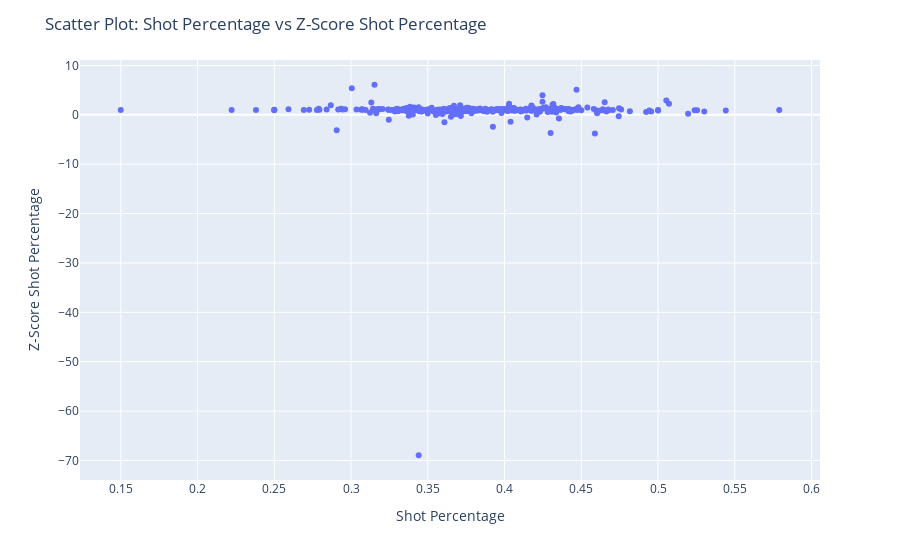

This figure's notebook cell:
### Code cell
import plotly.express as px

# Assuming your dataset is stored in a DataFrame called 'player_game_stats3PT'
shot_percentage = player_game_stats3PT['shot_percentage']
z_score_shot_percentage = player_game_stats3PT['z_score_shot_percentage']
player_names = player_game_stats3PT['player_name']
season_ids = player_game_stats3PT['level_1']

# Create a scatter plot using Plotly Express
fig = px.scatter(player_game_stats3PT, x=shot_percentage, y=z_score_shot_percentage,
                 hover_data={'player_name': True, 'level_1': True})

# Update the hover tooltip labels
fig.update_traces(text=[f"{name}, {season}" for name, season in zip(player_names, season_ids)])

# Customize axes labels and plot title
fig.update_layout(
    xaxis_title='Shot Percentage',
    yaxis_title='Z-Score Shot Percentage',
    title='Scatter Plot: Shot Percentage vs Z-Score Shot Percentage'
)

# Display the plot
fig.show()

### Figure 1 — Plotly figure (JSON) as saved in the notebook; plotly's stock layout.template omitted (floating-point values rounded to 4 significant figures; data arrays with more than 128 entries replaced by an {"elided": "..."} marker saying what was removed)
{"data": [{"customdata": {"elided": "373x2 mixed values"}, "hovertemplate": "shot_percentage=%{x}<br>z_score_shot_percentage=%{y}<br>player_name=%{customdata[0]}<br>level_1=%{customdata[1]}<extra></extra>", "legendgroup": "", "marker": {"color": "#636efa", "symbol": "circle"}, "mode": "markers", "name": "", "orientation": "v", "showlegend": false, "text": {"elided": "373 str values"}, "type": "scatter", "x": {"elided": "373 float values"}, "xaxis": "x", "y": {"elided": "373 float values"}, "yaxis": "y"}], "layout": {"legend": {"tracegroupgap": 0}, "margin": {"t": 60}, "title": {"text": "Scatter Plot: Shot Percentage vs Z-Score Shot Percentage"}, "xaxis": {"anchor": "y", "domain": [0, 1], "title": {"text": "Shot Percentage"}}, "yaxis": {"anchor": "x", "domain": [0, 1], "title": {"text": "Z-Score Shot Percentage"}}}}
